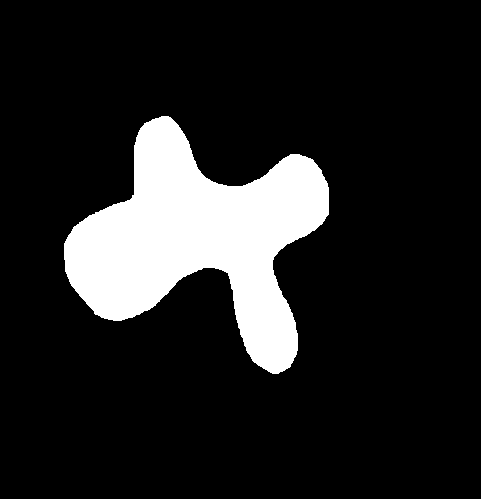
%> input picture images/blob.png, 481 x 499 px
$ octave demo.m   (GNU Octave 9; MATLAB toolbox functions it lacks are replaced by stand-ins)
%> lines starting %> are read from the running program, lines starting %| are printed output that depends on the picture; in (x1, y1, x2, y2) boxes, pixels count from 0 and x2, y2 are one past the last pixel; in counts of white or black regions, pixels touching at a corner belong together; the program's own positions count from 1
### curvature.m
function [shape, Icurv] = curvature(image, boundaryPoint, curvatureThresh, ...
                                    bp_tangent, interp_resolution, loopclose)

%%***********************************************************************%
%*                         Curvature measure                            *%
%*                  Measure shape properties of loops.                  *%
%*                                                                      *%
%* Original author: Dr. Meghan Driscoll                                 *%
%* Modified by: Preetham Manjunatha                                     *%
%* Github link: https://github.com/preethamam
%* Date: 08/02/2021                                                     *%
%************************************************************************%
%
%************************************************************************%
%
% Usage: [shape, Icurv] = curvature(image, boundaryPoint, curvatureThresh, ...
%                                     bp_tangent, interp_resolution, loopclose)
% Inputs: % Inputs:
%           Image                - input image
%           boundaryPoint        - number of boundary points over which curvature is found
%           curvatureThresh      - the largest curvature magnitude allowed in the cutoff curvature
%           bp_tangent           - the number of boundary points over which the boundary tangent
%                                  direction is measured
%           interp_resolution    - interpolation resolution -- the minimum number of pixels seperating
%                                  boundary points after interpolation
%           loopclose            - 0 - if open boundaries | 1 - if closed boundaries
%
% Outputs:
%           shape
%           .curvature          - the boundary curvature at each boundary point (uses snakeNum)
%                                 Curvatures above or below a cutoff are given the magnitude of the cutoff
%           .meanNegCurvature   - the mean negative curvature
%           .numIndents         - the number of boundary regions over which the curvature is negative
%           .tangentAngle       - the angle of the tangent to the boundary at each boundary point
%           .tortuosity         - the boundary tortuousity (a measure of how bendy the boundary is)
%           .uncutCurvature     - the uncut boundary curvature at each boundary point (uses snakeNum)

%           Icurv               - Output image (padded image to make 3 channel. This fixes the plot)
%--------------------------------------------------------------------------
%
%%%%%%%%%%%%%%%% MEASURE SHAPE %%%%%%%%%%%%%%%%
% Original author: Dr. Meghan Driscoll
% Modified and compacted/concised a complicated codebase by: Preetham Manjunatha
%
% Thanks to Dr. Meghan Driscoll who kindly shared her code for academic purpose.
% If you use this code for visualization and other academic/research/any purposes.
%
% Please cite:
%
% Reference:
% Driscoll MK, McCann C, Kopace R, Homan T, Fourkas JT, Parent C, et al. (2012)
% Cell Shape Dynamics: From Waves to Migration.
% PLoS Comput Biol 8(3): e1002392.
% https://doi.org/10.1371/journal.pcbi.1002392
%
% Important note: This code initially used a parfor to speed up the things.
% Now it has been vectorized for fast calculations.

% RGB to binarization
if(size(image,3) == 3)
    Igray = rgb2gray(image);
    binaryimage = imbinarize(Igray);
    Icurv = image;
elseif (islogical(image))
    binaryimage = image;
    Icurv = im2uint8(repmat(image,1,1,3));
else
    binaryimage = imbinarize(I);
    Icurv = im2uint8(repmat(image,1,1,3));
end

% Find boundaries X and Y coordinates
cc_index = 1;
boundaries = bwboundaries(binaryimage,8);
x = boundaries{cc_index}(:, 2);
y = boundaries{cc_index}(:, 1);

% Perimeter of the binary component
stats = regionprops(binaryimage,'perimeter');
perimeter = cat(1,stats(cc_index).Perimeter);

% Interpolate for more points
% Every coordinates
xn = x+rand(size(x))*1e-8;
yn = y+rand(size(x))*1e-8;
[xi,yi] = snakeinterp1(xn,yn,interp_resolution);

% Every nth coordinates
switch loopclose
    case 0
        xn = xi(1:boundaryPoint:end);
        yn = yi(1:boundaryPoint:end);
    case 1
        xn = [xi(1:boundaryPoint:end), xi(1)];
        yn = [yi(1:boundaryPoint:end), yi(1)];
end
shape_XY = [xn;yn]';
M = numel(xn);

% initialize variables
shape_curvature        = zeros(1, M);
shape_uncutCurvature   = zeros(1, M);
shape_meanNegCurvature  = NaN(1,1);
shape_numIndents = NaN(1,1);
shape_tortuosity = NaN(1,1);
shape_tangentAngle = NaN(1,M);

% calculate the curvature (by finding the radius of the osculating circle using three neaby boundary points)
bp_positions = [shape_XY(M-1-boundaryPoint:M-1,:); shape_XY(1:M-1,:); shape_XY(1:boundaryPoint+1,:)];

%% Vectorized curvature calculation start
%--------------------------------------------------------------------------
% Indices for triplets
idx = (1:M).';
i1  = idx;
i2  = idx + boundaryPoint;
i3  = idx + 2*boundaryPoint;

% Gather points
P1 = bp_positions(i1, :);   % Mx2
P2 = bp_positions(i2, :);
P3 = bp_positions(i3, :);

% Initial slopes
s12 = (P1(:,2) - P2(:,2)) ./ (P1(:,1) - P2(:,1));
s23 = (P2(:,2) - P3(:,2)) ./ (P2(:,1) - P3(:,1));

% ---- First swap: if slope12 is Inf/-Inf or 0, swap point2 <-> point3
mask1 = ~isfinite(s12) | (s12 == 0);
if any(mask1)
    tmp           = P2(mask1, :);
    P2(mask1, :)  = P3(mask1, :);
    P3(mask1, :)  = tmp;
end

% Recompute slopes after first swap
s12 = (P1(:,2) - P2(:,2)) ./ (P1(:,1) - P2(:,1));
s23 = (P2(:,2) - P3(:,2)) ./ (P2(:,1) - P3(:,1));

% ---- Second swap: if slope23 is Inf/-Inf, swap point1 <-> point2
mask2 = ~isfinite(s23);
if any(mask2)
    tmp           = P1(mask2, :);
    P1(mask2, :)  = P2(mask2, :);
    P2(mask2, :)  = tmp;
end

% Recompute slopes after second swap
s12 = (P1(:,2) - P2(:,2)) ./ (P1(:,1) - P2(:,1));
s23 = (P2(:,2) - P3(:,2)) ./ (P2(:,1) - P3(:,1));

% Flat boundary where slope12 == slope23  --> curvature = 0 (already zeroed)
isFlat = (s12 == s23);

% Curved cases to compute
curved = ~isFlat;
if any(curved)
    % Slice arrays for curved rows
    P1c  = P1(curved, :);
    P2c  = P2(curved, :);
    P3c  = P3(curved, :);
    s12c = s12(curved);
    s23c = s23(curved);

    % Centers and midpoints
    % x_center
    xc = ( s12c .* s23c .* (P1c(:,2) - P3c(:,2)) ...
         + s23c .* (P1c(:,1) + P2c(:,1)) ...
         - s12c .* (P2c(:,1) + P3c(:,1)) ) ...
         ./ (2 .* (s23c - s12c));

    mid12 = 0.5 .* (P1c + P2c);
    mid13 = 0.5 .* (P1c + P3c);

    % y_center = (-1/slope12) * (x_center - mid12_x) + mid12_y
    yc = (-1 ./ s12c) .* (xc - mid12(:,1)) + mid12(:,2);

    % Radius and uncut curvature
    r   = sqrt( (P1c(:,1) - xc).^2 + (P1c(:,2) - yc).^2 );
    uncut = 1 ./ r;

    % Start with uncut, then clamp for visualization
    curv = uncut;
    big  = curv > curvatureThresh;
    curv(big) = curvatureThresh;

    % Sign via inpolygon(midpoint13)
    [In, On] = inpolygon(mid13(:,1), mid13(:,2), shape_XY(:,1), shape_XY(:,2));

    % If not inside, negate
    notIn = ~In;
    if any(notIn)
        curv(notIn)  = -curv(notIn);
        uncut(notIn) = -uncut(notIn);
    end

    % If On or uncut is non-finite, set to zero
    bad = On | ~isfinite(uncut);
    if any(bad)
        curv(bad)  = 0;
        uncut(bad) = 0;
    end

    % Write back to outputs
    shape_curvature(1, curved)      = curv.';
    shape_uncutCurvature(1, curved) = uncut.';
end

% Vectorized version end
%--------------------------------------------------------------------------

% find the mean negative curvature (really this should use a constant dist snake)
listCurve = shape_uncutCurvature(1,1:M-1);
listNegCurve = abs(listCurve(listCurve < 0));
if ~isempty(listNegCurve)
    shape_meanNegCurvature(1,1) = sum(listNegCurve)/(M-1);
else
    shape_meanNegCurvature(1,1) = 0;
end

% find the number of negative boundary curvature regions
curveMask = (listCurve < 0);
curveMaskLabeled = bwlabel(curveMask);
numIndents = max(curveMaskLabeled);
if curveMask(1) && curveMask(end)
    numIndents  = numIndents-1;
end
shape_numIndents(1,1) = numIndents;

% find the tortuosity (should correct units)
shape_tortuosity(1,1) = sum(gradient(shape_uncutCurvature(1,1:M-1)).^2)/perimeter;

% calculate the direction of the tangent to the boundary
bp_positions_tangent=[shape_XY(M-1-bp_tangent:M-1,:); shape_XY(1:M-1,:); shape_XY(1:bp_tangent+1,:)];
for j=1:M
    point1 = bp_positions_tangent(j,:);
    point2 = bp_positions_tangent(j+2*bp_tangent,:);
    shape_tangentAngle(1,j) = mod(atan2(point1(1,2)-point2(1,2), point1(1,1)-point2(1,1)), pi);
end

shape.XY = shape_XY;
shape.curvature         = shape_curvature;
shape.uncutCurvature    = shape_uncutCurvature;
shape.meanNegCurvature  = shape_meanNegCurvature;
shape.numIndents = shape_numIndents;
shape.tortuosity = shape_tortuosity;
shape.tangentAngle = shape_tangentAngle;

end


%% Auxillary fucntions
%--------------------------------------------------------------------------
function [xi,yi] = snakeinterp1(x,y,RES)
% SNAKEINTERP1  Interpolate the snake to have equal distance RES
%     [xi,yi] = snakeinterp(x,y,RES)
%
%     RES: resolution desired

%     update on snakeinterp after finding a bug

%      Chenyang Xu and Jerry L. Prince, 3/8/96, 6/17/97
%      Copyright (c) 1996-97 by Chenyang Xu and Jerry L. Prince
%      image Analysis and Communications Lab, Johns Hopkins University

% convert to column vector
x = x(:); y = y(:);

N = length(x);

% make it a circular list since we are dealing with closed contour
x = [x;x(1)];
y = [y;y(1)];

dx = x(2:N+1)- x(1:N);
dy = y(2:N+1)- y(1:N);
d = sqrt(dx.*dx+dy.*dy);  % compute the distance from previous node for point 2:N+1

d = [0;d];   % point 1 to point 1 is 0

% now compute the arc length of all the points to point 1
% we use matrix multiply to achieve summing
M = length(d);
d = (d'*uppertri(M,M))';

% now ready to reparametrize the closed curve in terms of arc length
maxd = d(M);

if (maxd/RES<3)
   error('RES too big compare to the length of original curve');
end

di = 0:RES:maxd;

xi = interp1(d,x,di);
yi = interp1(d,y,di);

N = length(xi);

if (maxd - di(length(di)) <RES/2)  % deal with end boundary condition
   xi = xi(1:N-1);
   yi = yi(1:N-1);
end
end


function q = uppertri(M,N)                      %added by Ilya
% UPPERTRI   Upper triagonal matrix
%            UPPER(M,N) is a M-by-N triagonal matrix

[J,I] = meshgrid(1:M,1:N);
q = (J>=I);
end

### demo.m
clear; close all; clc;
Start = tic;

%% Inputs
%--------------------------------------------------------------------------
% Image files
I = imread('images/blob.png');    %'2019_04_19_19_33_26_456_Ang_0.bmp');
%> I is the input picture: size 499x481x3 uint8; 13.8% white; 1 white region, box (x1, y1, x2, y2) and area: (64, 116, 329, 374) 33233

% Measure shape parameters
boundaryPoint = 12;         %12, 10 number of boundary points curvature is found over
curvatureThresh = 0.25;     %0.06 the maximum allowed value of the curvature measure
bp_tangent = 12;            % number of boundary points the tangent angle is found over
interpdmin = 0.3;           % the minimum number of pixels seperating boundary points after interpolation
loopclose = 1;              % 0 - if open boundaries | 1 - if closed boundaries


%% Find the curvature
tic;
[shape_details, Icurv] = curvature(I, boundaryPoint, curvatureThresh, bp_tangent, ...
                                 interpdmin, loopclose);
%> in curvature, `boundaries = bwboundaries(binaryimage,8);`: boundaries = 1 boundary; box (x1, y1, x2, y2) and points: (64, 116, 329, 374) 904
%> in curvature, `x = boundaries{cc_index}(:, 2);`: x = 904 values, max 329 at index 376, min 65 at index 1, mean 207.1
%> in curvature, `y = boundaries{cc_index}(:, 1);`: y = 904 values, max 374 at index 583, min 117 at index 170, mean 243.7
%> in curvature, `stats = regionprops(binaryimage,'perimeter');`: stats = 1 region; Perimeter: 999
%> in curvature, `perimeter = cat(1,stats(cc_index).Perimeter);`: perimeter = 999
%> in snakeinterp1, `x = x(:)`: x = 904 values, max 329 at index 389, min 65 at index 903, mean 207.1
%> in snakeinterp1, `y = y(:)`: y = 904 values, max 374 at index 584, min 117 at index 171, mean 243.7
%> in snakeinterp1, `N = length(x);`: N = 904
%> in snakeinterp1, `x = [x;x(1)];`: x = 905 values, max 329 at index 389, min 65 at index 903, mean 206.9
%> in snakeinterp1, `y = [y;y(1)];`: y = 905 values, max 374 at index 584, min 117 at index 171, mean 243.7
%> in snakeinterp1, `dx = x(2:N+1)- x(1:N);`: dx = 904 values, max 1 at index 503, min -1 at index 600, mean 0
%> in snakeinterp1, `dy = y(2:N+1)- y(1:N);`: dy = 904 values, max 1 at index 787, min -1 at index 89, mean 0
%> in snakeinterp1, `d = sqrt(dx.*dx+dy.*dy);`: d = 904 values, max 1.41 at index 503, min 5.76e-09 at index 904, mean 1.16
%> in snakeinterp1, `d = [0;d];`: d = 905 values, max 1.41 at index 504, min 0 at index 1, mean 1.16
%> in snakeinterp1, `M = length(d);`: M = 905
%> in uppertri, `q = (J>=I);`:
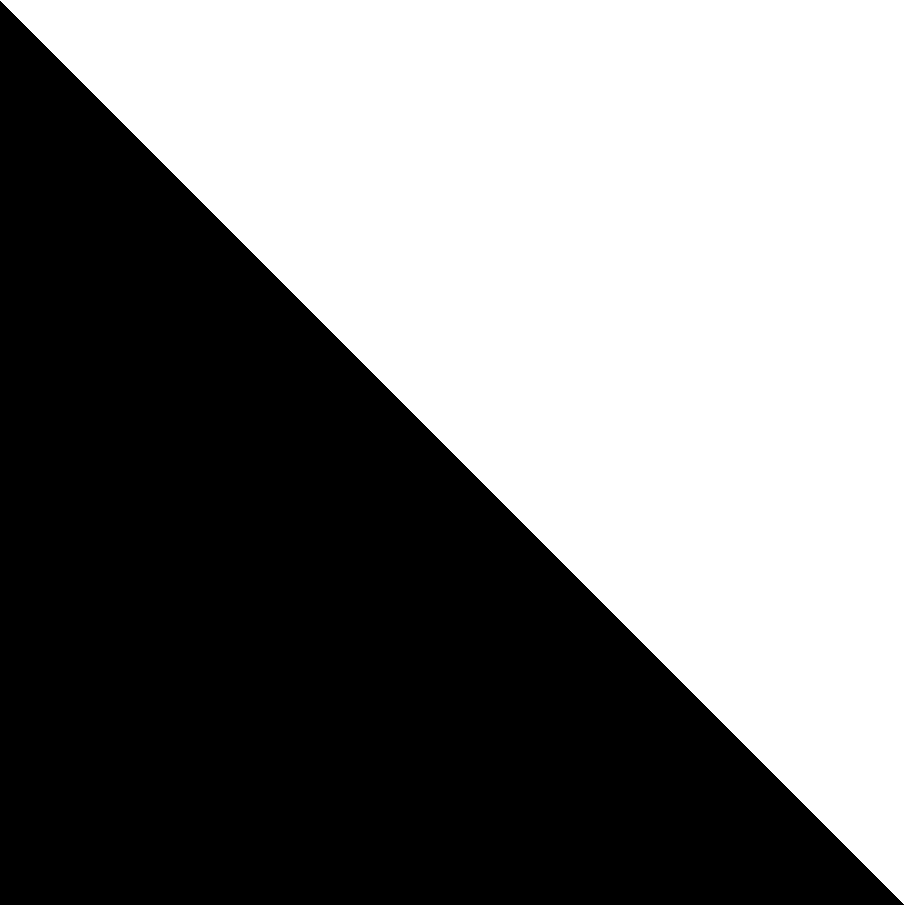
%> q: size 905x905 logical; 50.1% white; 1 black region, box (x1, y1, x2, y2) and area: (0, 1, 904, 905) 409060
%> in snakeinterp1, `d = (d'*uppertri(M,M))';`: d = 905 values from 0 to 1051.7
%> in snakeinterp1, `maxd = d(M);`: maxd = 1051.7
%> in snakeinterp1, `di = 0:RES:maxd;`: di = 3506 values from 0 to 1051.5
%> in snakeinterp1, `xi = interp1(d,x,di);`: xi = 3506 values, max 329 at index 1503, min 65 at index 3503, mean 207.3
%> in snakeinterp1, `yi = interp1(d,y,di);`: yi = 3506 values, max 374 at index 2262, min 117 at index 643, mean 243.8
%> in snakeinterp1, `N = length(xi);`: N = 3506
%> in curvature, `xn = [xi(1:boundaryPoint:end), xi(1)];`: xn = 294 values, max 329 at index 126, min 65 at index 289, mean 206.4
%> in curvature, `yn = [yi(1:boundaryPoint:end), yi(1)];`: yn = 294 values, max 374 at index 190, min 117 at index 55, mean 243.8
%> in curvature, `shape_XY = [xn;yn]';`: shape_XY = 294 rows, first 12: [65 244; 66.84 241.2; 68 238; 69.81 235.2; 72 232.5; 73.49 229.5; 75.46 227; 78.23 225; 80.42 223; 83.42 221.6; 85.97 219; 88.81 217.2]
%> in curvature, `M = numel(xn);`: M = 294
%> in curvature, `bp_positions = [shape_XY(M-1-boundaryPoint:M-1,:); shape_XY(1:M-1,:); ..`: bp_positions = 319 rows, first 12: [71.86 284.9; 70.02 282; 69 278.8; 68 275.7; 66.63 272.6; 66 269.3; 66 265.7; 66 262.1; 65 258.9; 65 255.3; 65 251.7; 65 248.1]
%> in curvature, `idx = (1:M).';`: idx = 294 values from 1 to 294
%> in curvature, `i2  = idx + boundaryPoint;`: i2 = 294 values from 13 to 306
%> in curvature, `i3  = idx + 2*boundaryPoint;`: i3 = 294 values from 25 to 318
%> in curvature, `P1 = bp_positions(i1, :);`: P1 = 294 rows, first 12: [71.86 284.9; 70.02 282; 69 278.8; 68 275.7; 66.63 272.6; 66 269.3; 66 265.7; 66 262.1; 65 258.9; 65 255.3; 65 251.7; 65 248.1]
%> in curvature, `P2 = bp_positions(i2, :);`: P2 = 294 rows, first 12: [65 244.5; 65 244; 66.84 241.2; 68 238; 69.81 235.2; 72 232.5; 73.49 229.5; 75.46 227; 78.23 225; 80.42 223; 83.42 221.6; 85.97 219]
%> in curvature, `P3 = bp_positions(i3, :);`: P3 = 294 rows, first 12: [88.81 217.2; 91.92 216; 95.07 214.9; 97.29 213; 100.3 211.7; 103.5 210.5; 106.4 209; 109.4 207.6; 112.6 206.4; 115.6 205; 118.8 204; 121.9 203]
%> in curvature, `s12 = (P1(:,2) - P2(:,2)) ./ (P1(:,1) - P2(:,1));`: s12 = 294 values, max 2.68e+10 at index 42, min -1.7e+10 at index 4, mean 53516149.7
%> in curvature, `s23 = (P2(:,2) - P3(:,2)) ./ (P2(:,1) - P3(:,1));`: s23 = 294 values, max 2.68e+10 at index 30, min -1.7e+10 at index 285, mean 53516149.7
%> in curvature, `mask1 = ~isfinite(s12) | (s12 == 0);`: mask1 = 294 logical values, 0 true
%> in curvature, `curved = ~isFlat;`: curved = 294 logical values, 294 true
%> in curvature, `P1c  = P1(curved, :);`: P1c has the same summary as P1
%> in curvature, `P2c  = P2(curved, :);`: P2c has the same summary as P2
%> in curvature, `P3c  = P3(curved, :);`: P3c has the same summary as P3
%> in curvature, `s12c = s12(curved);`: s12c has the same summary as s12
%> in curvature, `s23c = s23(curved);`: s23c has the same summary as s23
%> in curvature, `xc = ( s12c .* s23c .* (P1c(:,2) - P3c(:,2)) + s23c .* (P1c(:,1) + P2c..`: xc = 294 values, max 4423.1 at index 215, min -131939 at index 165, mean -231.6
%> in curvature, `mid12 = 0.5 .* (P1c + P2c);`: mid12 = 294 rows, first 12: [68.43 264.7; 67.51 263; 67.92 260; 68 256.9; 68.22 253.9; 69 250.9; 69.74 247.6; 70.73 244.5; 71.61 242; 72.71 239.2; 74.21 236.6; 75.49 233.6]
%> in curvature, `mid13 = 0.5 .* (P1c + P3c);`: mid13 = 294 rows, first 12: [80.33 251; 80.97 249; 82.04 246.9; 82.64 244.3; 83.48 242.1; 84.73 239.9; 86.22 237.3; 87.72 234.8; 88.78 232.7; 90.29 230.2; 91.88 227.9; 93.47 225.6]
%> in curvature, `yc = (-1 ./ s12c) .* (xc - mid12(:,1)) + mid12(:,2);`: yc = 294 values, max 43768.9 at index 165, min -870 at index 215, mean 398
%> in curvature, `r   = sqrt( (P1c(:,1) - xc).^2 + (P1c(:,2) - yc).^2 );`: r = 294 values, max 139186.6 at index 165, min 25.64 at index 191, mean 602.1
%> in curvature, `uncut = 1 ./ r;`: uncut = 294 values, max 0.039 at index 191, min 7.18e-06 at index 165, mean 0.0189
%> in curvature, `curv = uncut;`: curv has the same summary as uncut
%> in curvature, `big  = curv > curvatureThresh;`: big = 294 logical values, 0 true
%> in curvature, `[In, On] = inpolygon(mid13(:,1), mid13(:,2), shape_XY(:,1), shape_XY(:..`: In = 294 logical values, 191 true; On = 294 logical values, 0 true
%> in curvature, `notIn = ~In;`: notIn = 294 logical values, 103 true
%> in curvature, `bad = On | ~isfinite(uncut);`: bad = 294 logical values, 0 true
%> in curvature, `listCurve = shape_uncutCurvature(1,1:M-1);`: listCurve = 293 values, max 0.039 at index 191, min -0.0337 at index 229, mean 0.00639
%> in curvature, `listNegCurve = abs(listCurve(listCurve < 0));`: listNegCurve = 103 values, max 0.0337 at index 86, min 0.000318 at index 50, mean 0.0177
%> in curvature, `curveMask = (listCurve < 0);`: curveMask = 293 logical values, 103 true
%> in curvature, `curveMaskLabeled = bwlabel(curveMask);`: curveMaskLabeled = 293 values, max 4 at index 216, min 0 at index 1, mean 0.928
%> in curvature, `numIndents = max(curveMaskLabeled);`: numIndents = 4
%> in curvature, `bp_positions_tangent=[shape_XY(M-1-bp_tangent:M-1,:); shape_XY(1:M-1,:..`: bp_positions_tangent has the same summary as bp_positions
%> the loop in curvature, `for j=1:M` made 294 passes
%> (point1, point2) on passes 1 to 3: ([71.86 284.9], [88.81 217.2]), ([70.02 282], [91.92 216]), ([69 278.8], [95.07 214.9])
%> after the loop in curvature, `for j=1:M`: shape_tangentAngle = 294 values, max 3.14 at index 263, min 0.00599 at index 233, mean 1.66
%> in curvature, `shape.XY = shape_XY;`: shape.XY has the same summary as shape_XY
%> in curvature, `shape.curvature         = shape_curvature;`: shape.curvature = 294 values, max 0.039 at index 191, min -0.0337 at index 229, mean 0.00644
%> in curvature, `shape.uncutCurvature    = shape_uncutCurvature;`: shape.uncutCurvature has the same summary as shape.curvature
%> in curvature, `shape.meanNegCurvature  = shape_meanNegCurvature;`: shape.meanNegCurvature = 0.00623
%> in curvature, `shape.numIndents = shape_numIndents;`: shape.numIndents = 4
%> in curvature, `shape.tortuosity = shape_tortuosity;`: shape.tortuosity = 1.32e-06
%> in curvature, `shape.tangentAngle = shape_tangentAngle;`: shape.tangentAngle has the same summary as shape_tangentAngle
fprintf('Curvature calculation time: %f seconds\n', toc);

%% Plot curvature
X = shape_details.XY(:,1);
%> X has the same summary as xn in curvature
Y = shape_details.XY(:,2);
%> Y has the same summary as yn in curvature
Z = zeros(size(X));
C = shape_details.curvature'*1;
%> C has the same summary as shape.curvature in curvature

% Plot
figure;
s1 = subplot(1,2,1); imshow(Icurv)
s2 = subplot(1,2,2);
imshow(Icurv)
hold on
surf([X(:) X(:)], [Y(:) Y(:)], [Z(:) Z(:)], [C C], ...  % Reshape and replicate data
 'FaceColor', 'none', ...    % Don't bother filling faces with color
 'EdgeColor', 'interp', ...  % Use interpolated color for edges
 'LineWidth', 3);            % Make a thicker line
hold off

cmap = jet;
colormap(cmap);
cb = colorbar;  % Add a colorbar
cb.Label.String = 'Curvature';

s1Pos = get(s1,'position');
s2Pos = get(s2,'position');
s2Pos(3:4) = [s1Pos(3:4)];
set(s2,'position',s2Pos);
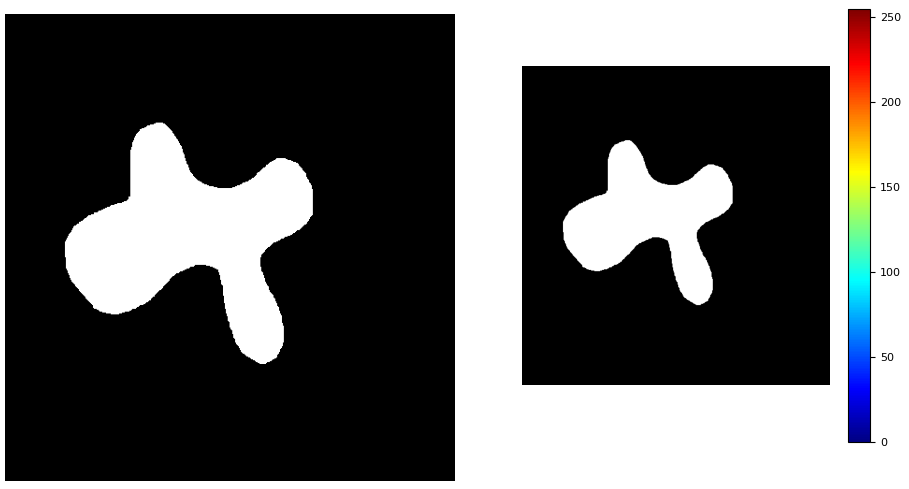
%> figure redrawn from the program's plot data, 2 panels


%% End parameters
%--------------------------------------------------------------------------
Runtime = toc(Start);
